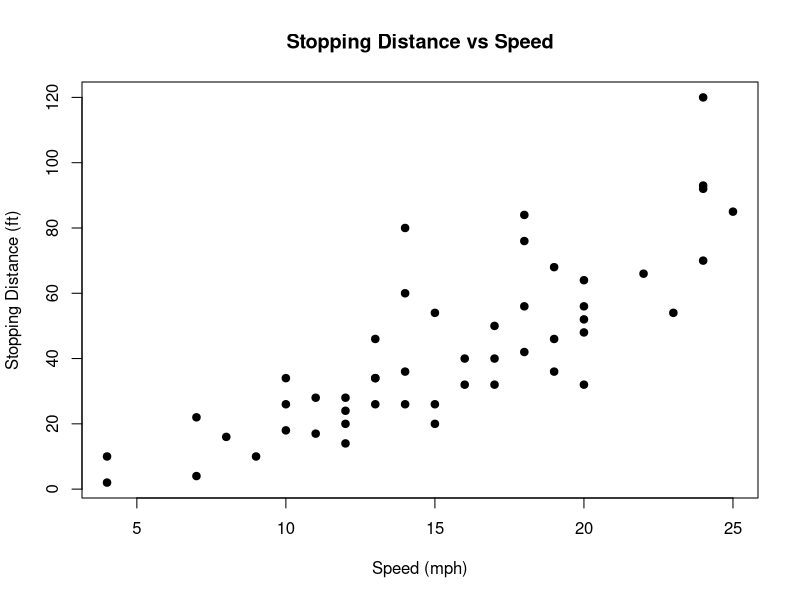
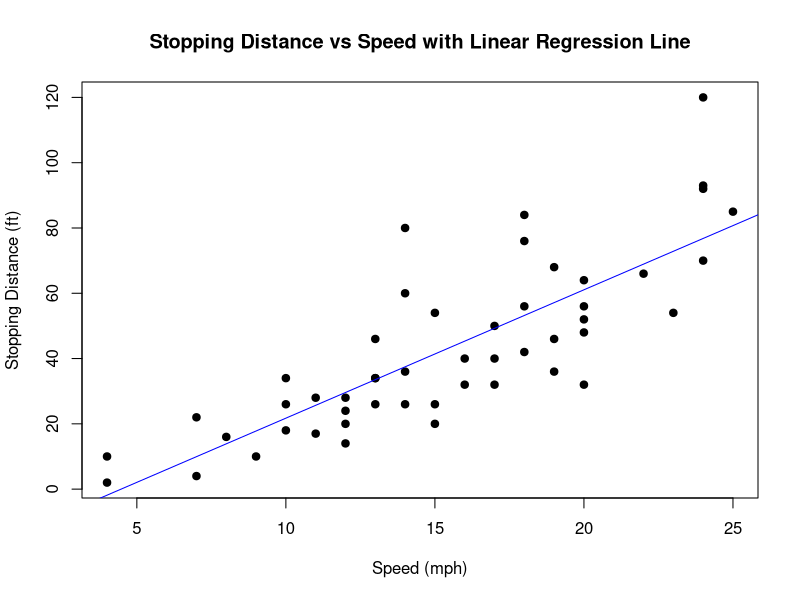
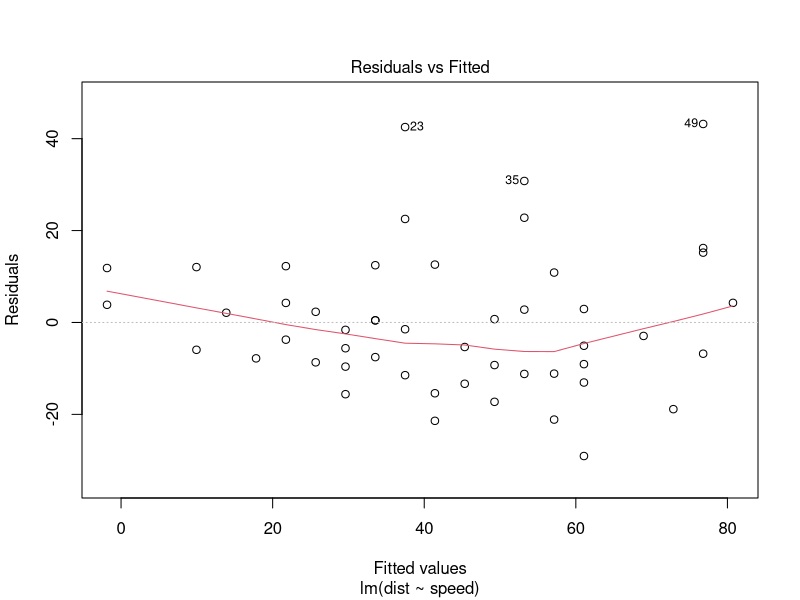
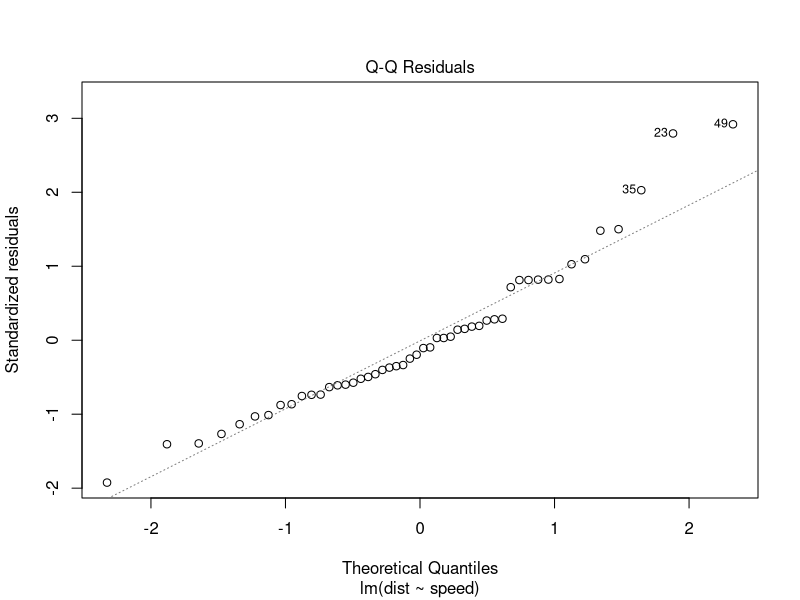
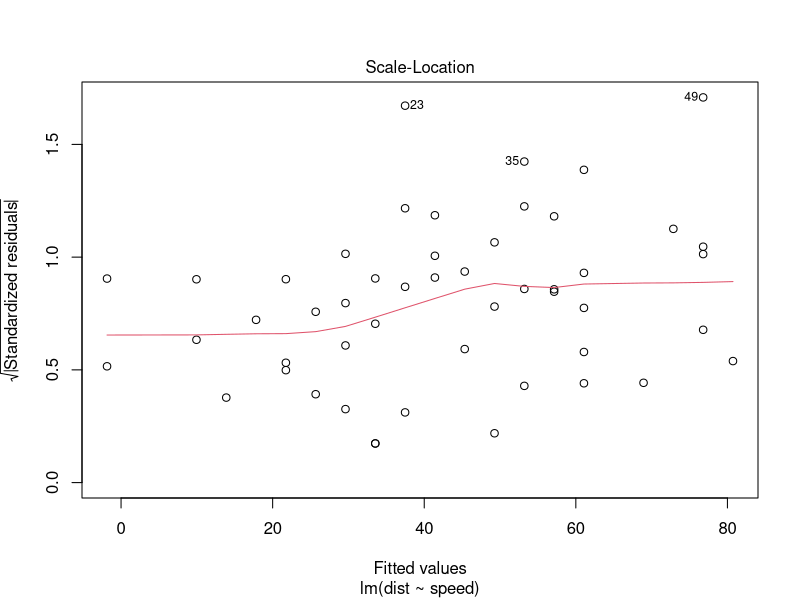
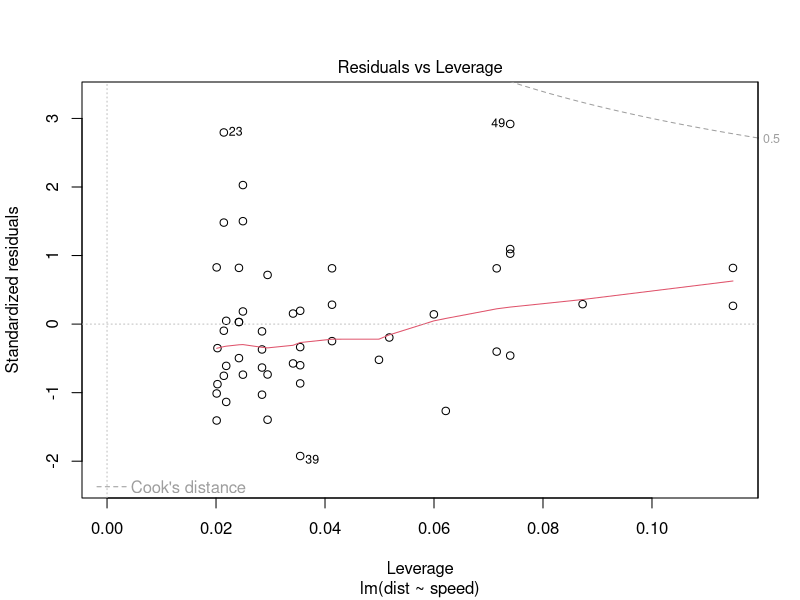
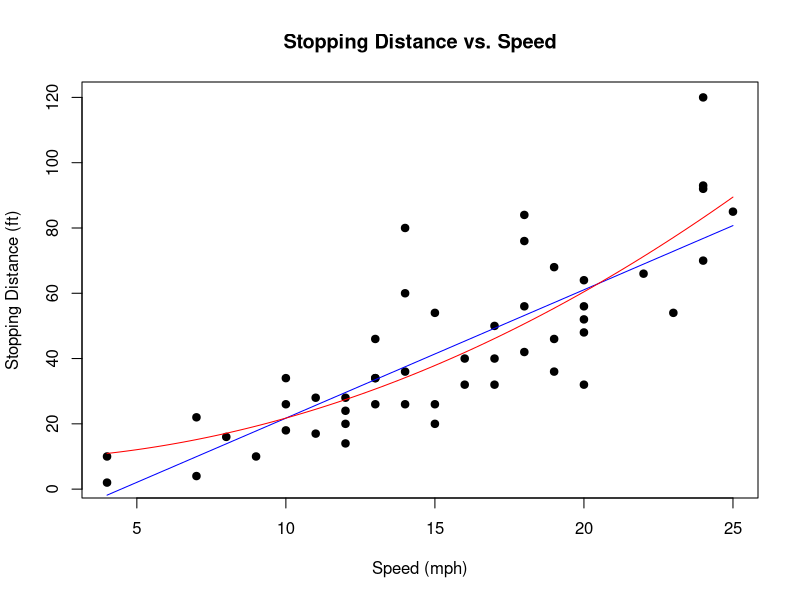
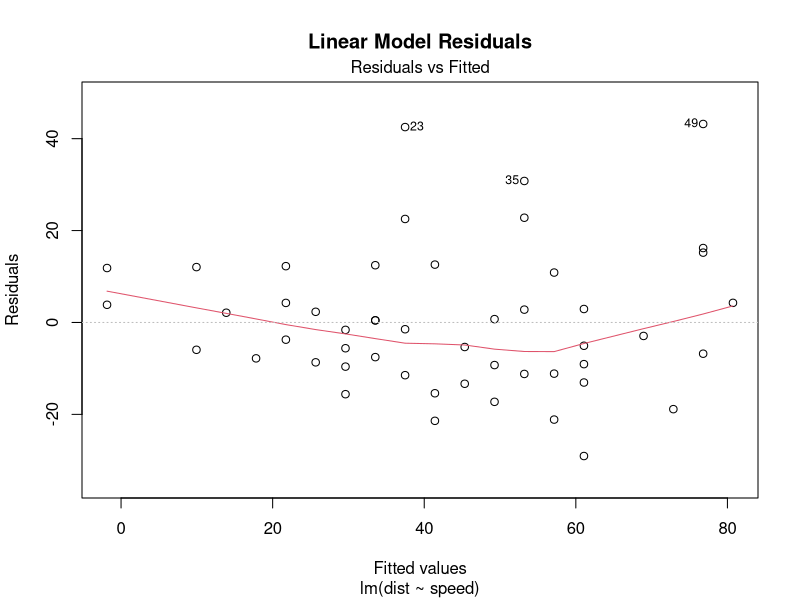

R code for these plots, in order:
## ---- chunk 1
data(cars)
head(cars)
## ---- chunk 2

plot(cars$speed, cars$dist, main = "Stopping Distance vs Speed",
     xlab = "Speed (mph)", ylab = "Stopping Distance (ft)", pch = 19)

## ---- chunk 3

linear_model <- lm(dist ~ speed, data = cars)
summary(linear_model)

## ---- chunk 4

plot(cars$speed, cars$dist, main = "Stopping Distance vs Speed with Linear Regression Line",
     xlab = "Speed (mph)", ylab = "Stopping Distance (ft)", pch = 19)
abline(linear_model, col = "blue")

## ---- chunk 5

plot(linear_model)

## ---- chunk 6

summary(linear_model)

## ---- chunk 7

nonlinear_model <- lm(dist ~ I(speed^2), data = cars)
summary(nonlinear_model)

## ---- chunk 8

speed_seq <- seq(min(cars$speed), max(cars$speed), length.out = 100)
dist_pred_linear <- predict(linear_model, newdata = data.frame(speed = speed_seq))

dist_pred_nonlinear <- predict(nonlinear_model, newdata = data.frame(speed = speed_seq))

plot(cars$speed, cars$dist, 
     main = "Stopping Distance vs. Speed",
     xlab = "Speed (mph)", ylab = "Stopping Distance (ft)", pch = 19)
lines(speed_seq, dist_pred_linear, col = "blue")  # Linear model
lines(speed_seq, dist_pred_nonlinear, col = "red")  # Nonlinear model


## ---- chunk 9

plot(linear_model, main="Linear Model Residuals")
plot(nonlinear_model, main="Quadratic Model Residuals")

## ---- chunk 10
names(mtcars)
## ---- chunk 11

model_wt <- lm(mpg ~ wt, data = mtcars)
summary(model_wt)

## ---- chunk 12

model_hp <- lm(mpg ~ hp, data = mtcars)
summary(model_hp)

## ---- chunk 13

model_disp <- lm(mpg ~ disp, data = mtcars)
summary(model_disp)

## ---- chunk 14

model_wt_hp <- lm(mpg ~ wt + hp, data = mtcars)
summary(model_wt_hp)

## ---- chunk 15

model_wt_disp <- lm(mpg ~ wt + disp, data = mtcars)
summary(model_wt_disp)

## ---- chunk 16

model_hp_disp <- lm(mpg ~ hp + disp, data = mtcars)
summary(model_hp_disp)

## ---- chunk 17

model_all <- lm(mpg ~ wt + hp + disp, data = mtcars)
summary(model_all)

## ---- chunk 18

plot(model_all)

